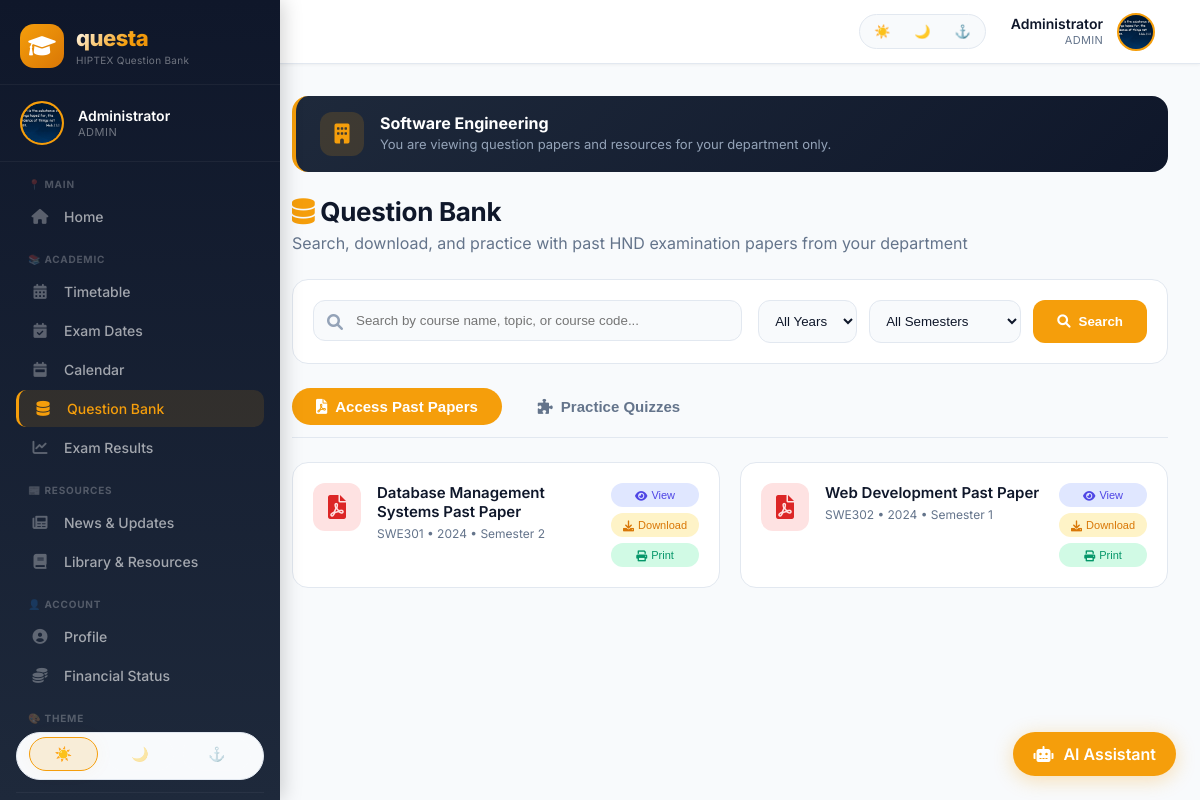
Page /question-bank.php (signed in) on the earlier database version.
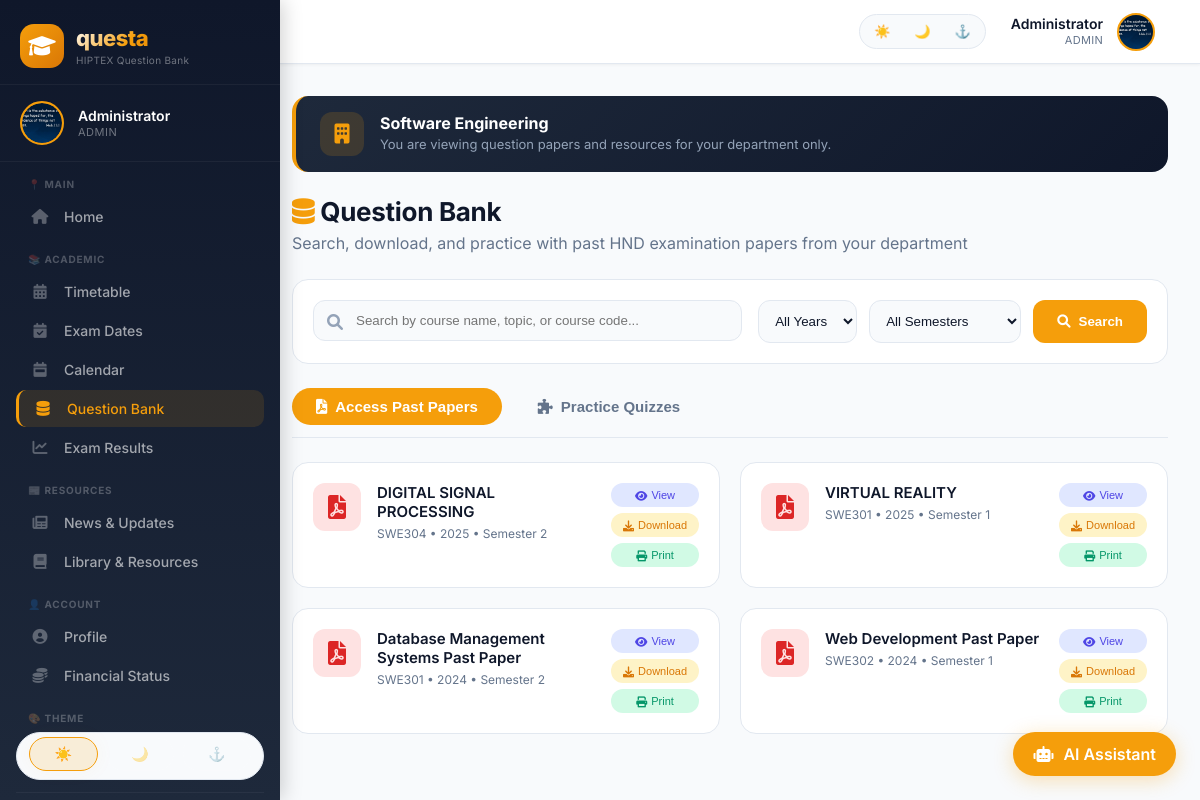
Same page on the later database version.
### tables this page shows
CREATE TABLE `question_papers` (
  `id` int(11) NOT NULL,
  `title` varchar(255) NOT NULL,
  `course_id` int(11) NOT NULL,
  `year` varchar(10) NOT NULL,
  `semester` varchar(10) NOT NULL,
  `file_path` varchar(500) NOT NULL,
  `solution_file_path` varchar(500) DEFAULT NULL,
  `has_answer` tinyint(4) DEFAULT 0,
  `tags` varchar(500) DEFAULT NULL,
  `notes` text DEFAULT NULL,
  `uploaded_by` int(11) NOT NULL,
  `upload_date` datetime DEFAULT current_timestamp(),
  `downloads` int(11) DEFAULT 0
);

CREATE TABLE `courses` (
  `id` int(11) NOT NULL,
  `name` varchar(100) NOT NULL,
  `code` varchar(20) DEFAULT NULL,
  `department_id` int(11) DEFAULT NULL
);

### question-bank.php (the view, shortened to what this page needs)
<?php
require_once 'includes/config.php';
$currentUser = getCurrentUser($pdo);
$userDeptId = $currentUser['department_id'] ?? 0;
$userDeptName = '';
if ($userDeptId > 0) {
    $deptStmt = $pdo->prepare("SELECT name FROM departments WHERE id = ?");
    $deptStmt->execute([$userDeptId]);
    $userDept = $deptStmt->fetch();
    $userDeptName = $userDept ? $userDept['name'] : 'Your Department';
}
$papersStmt = $pdo->prepare("
    SELECT qp.*, c.name as course_name, c.code as course_code
    FROM question_papers qp
    JOIN courses c ON qp.course_id = c.id
    WHERE c.department_id = ?
    ORDER BY qp.year DESC, qp.semester DESC
");
$papersStmt->execute([$userDeptId]);
$papers = $papersStmt->fetchAll();
include 'includes/header.php';
include 'includes/sidebar.php';
?>
<div class="main-content">
    <div class="dept-banner">
        <div class="dept-banner-icon">
            <i class="fas fa-building"></i>
        </div>
        <div class="dept-banner-text">
            <h3><?php echo htmlspecialchars($userDeptName); ?></h3>
            <p>You are viewing question papers and resources for your department only.</p>
        </div>
    </div>
    <div class="page-header">
        <h1><i class="fas fa-database" style="color: #f59e0b;"></i> Question Bank</h1>
        <p>Search, download, and practice with past HND examination papers from your department</p>
    </div>
    <div class="search-filter-bar">
        <div class="search-box">
            <i class="fas fa-search"></i>
            <input type="text" id="searchInput" placeholder="Search by course name, topic, or course code...">
        </div>
        <div class="filter-group">
            <select id="yearFilter">
                <option value="">All Years</option>
            </select>
            <select id="semesterFilter">
                <option value="">All Semesters</option>
            </select>
            <button id="searchBtn" class="btn-primary"><i class="fas fa-search"></i> Search</button>
        </div>
    </div>
    <div class="mode-tabs">
        <button class="mode-tab active" data-mode="pdf">
            <i class="fas fa-file-pdf"></i> Access Past Papers
        </button>
        <button class="mode-tab" data-mode="quiz">
            <i class="fas fa-puzzle-piece"></i> Practice Quizzes
        </button>
    </div>
    <div id="pdfMode" class="mode-content active">
        <?php if (count($papers) > 0): ?>
            <div class="papers-grid">
                <?php foreach ($papers as $paper): ?>
                    <div class="paper-card" data-year="<?php echo $paper['year']; ?>" data-semester="<?php echo $paper['semester']; ?>">
                        <div class="paper-icon"><i class="fas fa-file-pdf"></i></div>
                        <div class="paper-info">
                            <h4><?php echo htmlspecialchars($paper['title']); ?></h4>
                            <p><?php echo htmlspecialchars($paper['course_code']); ?> • <?php echo $paper['year']; ?> • Semester <?php echo $paper['semester']; ?></p>
                        </div>
                        <div class="paper-actions">
                            <button class="btn-view" onclick="viewPDF('<?php echo $paper['file_path']; ?>')">
                                <i class="fas fa-eye"></i> View
                            </button>
                            <button class="btn-download" onclick="downloadPDF('<?php echo $paper['file_path']; ?>', '<?php echo htmlspecialchars($paper['title']); ?>')">
                                <i class="fas fa-download"></i> Download
                            </button>
                            <button class="btn-print" onclick="printPDF('<?php echo $paper['file_path']; ?>')">
                                <i class="fas fa-print"></i> Print
                            </button>
                        </div>
                    </div>
                <?php endforeach; ?>
            </div>
        <?php endif; ?>
    </div>
    <div class="ai-chatbot" id="aiChatbot">
        <div class="chatbot-toggle" onclick="toggleChatbot()">
            <i class="fas fa-robot"></i> AI Assistant
        </div>
    </div>
</div>
<?php include 'includes/footer.php'; ?>

Differences in the rows shown:
added question_papers: title "DIGITAL SIGNAL PROCESSING", course.code "SWE304", year "2025", semester "2"
added question_papers: title "VIRTUAL REALITY", course.code "SWE301", year "2025", semester "1"
